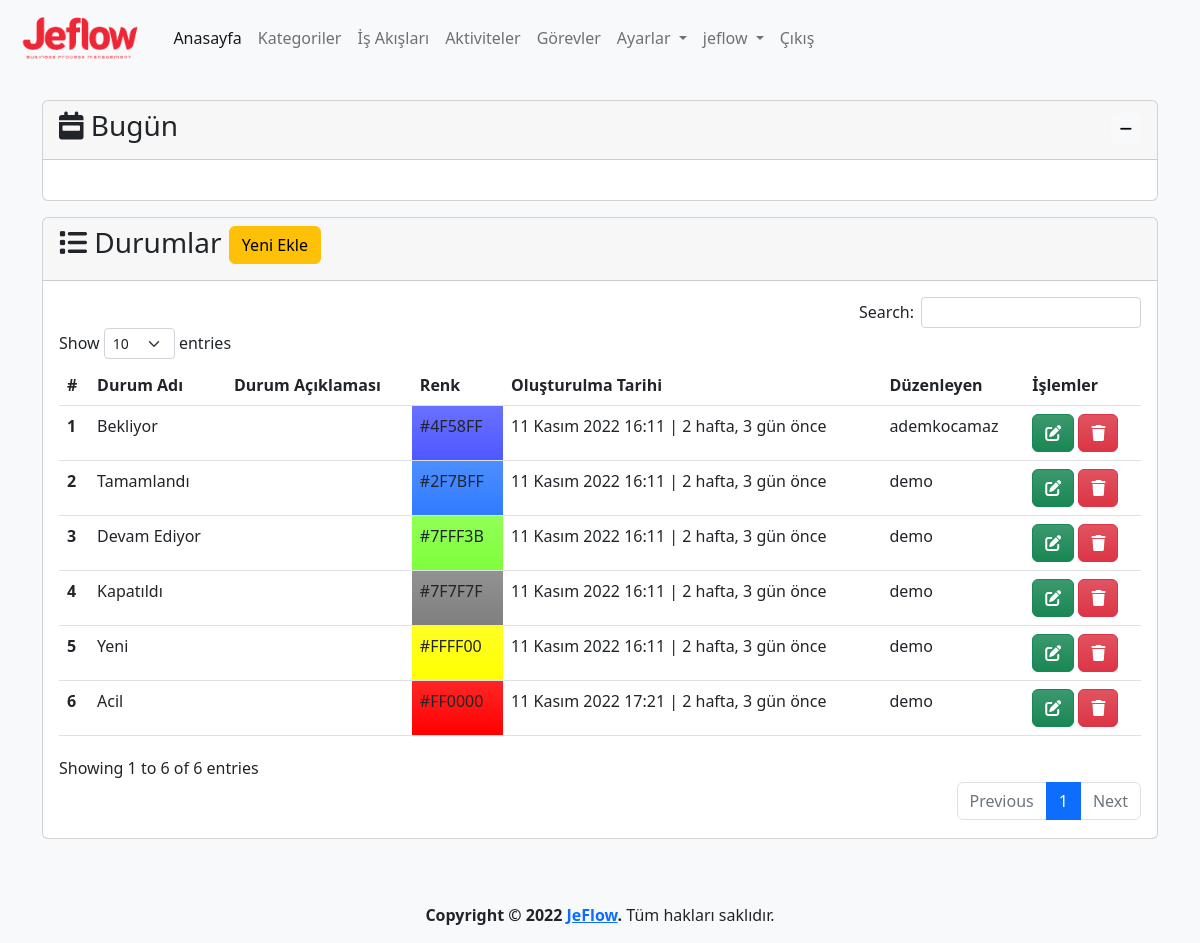
The app's page /state (signed in) with its own data.
### app/models.py (models this page shows, shortened)
class State(models.Model):
    name=models.CharField(max_length=100,verbose_name='Durum')
    description=models.TextField(verbose_name='Açıklama', blank=True, null=True)
    color=ColorField(default='#FFFFFF',verbose_name='Renk')
    created_date=models.DateTimeField(auto_now_add=True, verbose_name='Oluşturulma Tarihi', blank=True, null=True)
    user=models.ForeignKey(User,on_delete=models.PROTECT,verbose_name='Kullanıcı', blank=True, null=True)
    class Meta:
        verbose_name='Durum'
        verbose_name_plural='Durumlar'

### app/views.py (the view, shortened to what this page needs)
# urls.py: path('state', views.state, name='state'),
@login_required(login_url='/user/login/')
def state(request):
    state_form=StateForm()
    states = State.objects.order_by('created_date')
    context = {
        'state_form':state_form,
        'states': states
    }
    return render(request, 'app/state.html', context)

### app/forms.py
class StateForm(forms.ModelForm):
    class Meta:
        model=State
        fields=('name', 'color', 'description')

### templates/app/state.html (shortened to what this page needs)
{% extends 'layout.html' %}
{% load humanize %}
{% block content %}
{% load crispy_forms_tags %}
<div class="row mt-3">
    <div class="col-md-12">
        <div class="card">
            <div class="card-header">
                <h3 class="card-title">
                    <i class="fa-solid fa-list"></i>
                    Durumlar
                    <button type="button" class="btn btn-warning" data-bs-toggle="modal"
                        data-bs-target="#stateModal">
                        Yeni Ekle
                    </button>
                </h3>
            </div>
            <div class="card-body">
                {% if states %}
                <table id="state" class="table table-hover">
                    <thead>
                        <tr>
                            <th scope="col">#</th>
                            <th scope="col">Durum Adı</th>
                            <th scope="col">Durum Açıklaması</th>
                            <th scope="col">Renk</th>
                            <th scope="col">Oluşturulma Tarihi</th>
                            <th scope="col">Düzenleyen</th>
                            <th scope="col">İşlemler</th>
                        </tr>
                    </thead>
                    <tbody>
                        {% for state in states %}
                        <tr>
                            <th scope="row">{{ state.id }}</th>
                            <td>{{ state.name }}</td>
                            <td>{{ state.description | safe }}</td>
                            <td class="bg-gradient" style="background-color: {{ state.color }}">{{ state.color }}</td>
                            <td>{{ state.created_date }} | {{ state.created_date | timesince}} önce</td>
                            <td>{{ state.user }}</td>
                            <td>
                                <a class="btn btn-success bg-gradient" href="{% url 'state_update' state.id %}"
                                    data-bs-toggle="popover" data-bs-trigger="hover" data-bs-title="Düzenle"
                                    data-bs-content="Seçili satırdaki kaydı düzenler.">
                                    <i class="fa-solid fa-pen-to-square"></i>
                                </a>
                                <a class="btn btn-danger bg-gradient" href="{% url 'state_delete' state.id %}"
                                    data-bs-toggle="popover" data-bs-trigger="hover" data-bs-title="Sil"
                                    data-bs-content="Seçili satırdaki kaydı siler.">
                                    <i class="fa-solid fa-trash"></i>
                                </a>
                            </td>
                        </tr>
                        {% endfor %}
                    </tbody>
                </table>
                {% else %}
                <div class="alert alert-warning">
                    <p>Durum bulunamadı.</p>
                </div>
                {% endif %}
            </div>
        </div>
    </div>
</div>
{% endblock %}

### templates/layout.html (shortened to what this page needs)
{% load static %}
<!doctype html>
<html lang="tr">
<head>
  <link href="https://cdn.jsdelivr.net/npm/bootstrap@5.2.2/dist/css/bootstrap.min.css" rel="stylesheet"
>
  <link rel="stylesheet" href="{% static 'css/jeflow.css' %}">
  <link href="https://cdn.jsdelivr.net/npm/summernote@0.8.18/dist/summernote-lite.min.css" rel="stylesheet">
  <link href="https://cdn.jsdelivr.net/npm/select2@4.1.0-rc.0/dist/css/select2.min.css" rel="stylesheet" />
  <link rel="stylesheet" type="text/css" href="https://cdn.datatables.net/1.12.1/css/dataTables.bootstrap5.min.css">
  <link rel="stylesheet" type="text/css"
    href="https://cdn.datatables.net/responsive/2.3.0/css/responsive.dataTables.min.css">
  <link rel="stylesheet" type="text/css" href="https://cdn.datatables.net/buttons/2.2.3/css/buttons.bootstrap5.min.css">
</head>
<body class="bg-light">
  <header>
    <nav class="navbar navbar-expand-lg bg-light">
      <div class="container-fluid">
        <a class="navbar-brand" href="{% url 'index' %}">
          <img class="logo" src="{% static 'img/logo-text.png' %}" alt="JeFlow">
        </a>
        <div class="collapse navbar-collapse" id="navbarNavDropdown">
          <ul class="navbar-nav">
            <li class="nav-item">
              <a class="nav-link active" aria-current="page" href="{% url 'index' %}">Anasayfa</a>
            </li>
            {% if user.is_authenticated %}
            <li class="nav-item">
              <a class="nav-link" href="{% url 'category' %}">Kategoriler</a>
            </li>
            <li class="nav-item">
              <a class="nav-link" href="{% url 'process' %}">İş Akışları</a>
            </li>
            <li class="nav-item">
              <a class="nav-link" href="{% url 'activity' %}">Aktiviteler</a>
            </li>
            <li class="nav-item">
              <a class="nav-link" href="{% url 'task' %}">Görevler</a>
            </li>
            <li class="nav-item dropdown">
              <a class="nav-link dropdown-toggle" href="{% url 'settings' %}" role="button" data-bs-toggle="dropdown"
                aria-expanded="false">
                Ayarlar
              </a>
            </li>
            <li class="nav-item dropdown">
              <a class="nav-link dropdown-toggle" href="{% url 'profile' %}" role="button" data-bs-toggle="dropdown"
                aria-expanded="false">
                {{ user }}
              </a>
            </li>
            <li class="nav-item">
              <a class="nav-link" href="javascript:{document.getElementById('logout').submit()}">Çıkış</a>
            </li>
            {% else %}
            <li class="nav-item">
              <a class="nav-link" href="{% url 'register' %}">Kayıt Ol</a>
            </li>
            {% endif %}
          </ul>
        </div>
      </div>
    </nav>
  </header>
  <main>
    <div class="container mt-4">
      <div class="row mb-3">
        <div class="col">
          <div class="card">
            <div class="card-header">
              <h3 class="card-title">
                <i class="fa-solid fa-calendar-week"></i>
                Bugün
                <div class="float-end">
                  <button class="btn btn-light btn-sm" type="button" data-bs-toggle="collapse"
                    data-bs-target="#collapseZaman" aria-expanded="false" aria-controls="collapseZaman">
                    <i class="fa-solid fa-minus"></i>
                  </button>
                </div>
              </h3>
            </div>
            <div class="collapse show" id="collapseZaman">
              <div class="card-body text-center">
              </div>
            </div>
          </div>
        </div>
      </div>
      {% block content %}
      {% endblock %}
    </div>
  </main>
  <footer class="mt-5">
    <div class="d-flex flex-column justify-content-center align-items-center">
      <p><strong>Copyright &copy; 2022 <a href="{% url 'index' %}">JeFlow</a>.</strong> Tüm hakları saklıdır.</p>
    </div>
  </footer>
</body>
</html>

### static/css/jeflow.css (style rules this page uses)
img.logo { height: 50px; }

### records on screen
State: id "1", name "Bekliyor", color "#4F58FF", created_date "11 Kasım 2022 16:11", created_date "2 hafta, 3 gün", user "ademkocamaz"
State: id "2", name "Tamamlandı", color "#2F7BFF", created_date "11 Kasım 2022 16:11", created_date "2 hafta, 3 gün", user "demo"
State: id "3", name "Devam Ediyor", color "#7FFF3B", created_date "11 Kasım 2022 16:11", created_date "2 hafta, 3 gün", user "demo"
State: id "4", name "Kapatıldı", color "#7F7F7F", created_date "11 Kasım 2022 16:11", created_date "2 hafta, 3 gün", user "demo"
State: id "5", name "Yeni", color "#FFFF00", created_date "11 Kasım 2022 16:11", created_date "2 hafta, 3 gün", user "demo"
State: id "6", name "Acil", color "#FF0000", created_date "11 Kasım 2022 17:21", created_date "2 hafta, 3 gün", user "demo"

### other values on screen
{{ user }} "jeflow"
